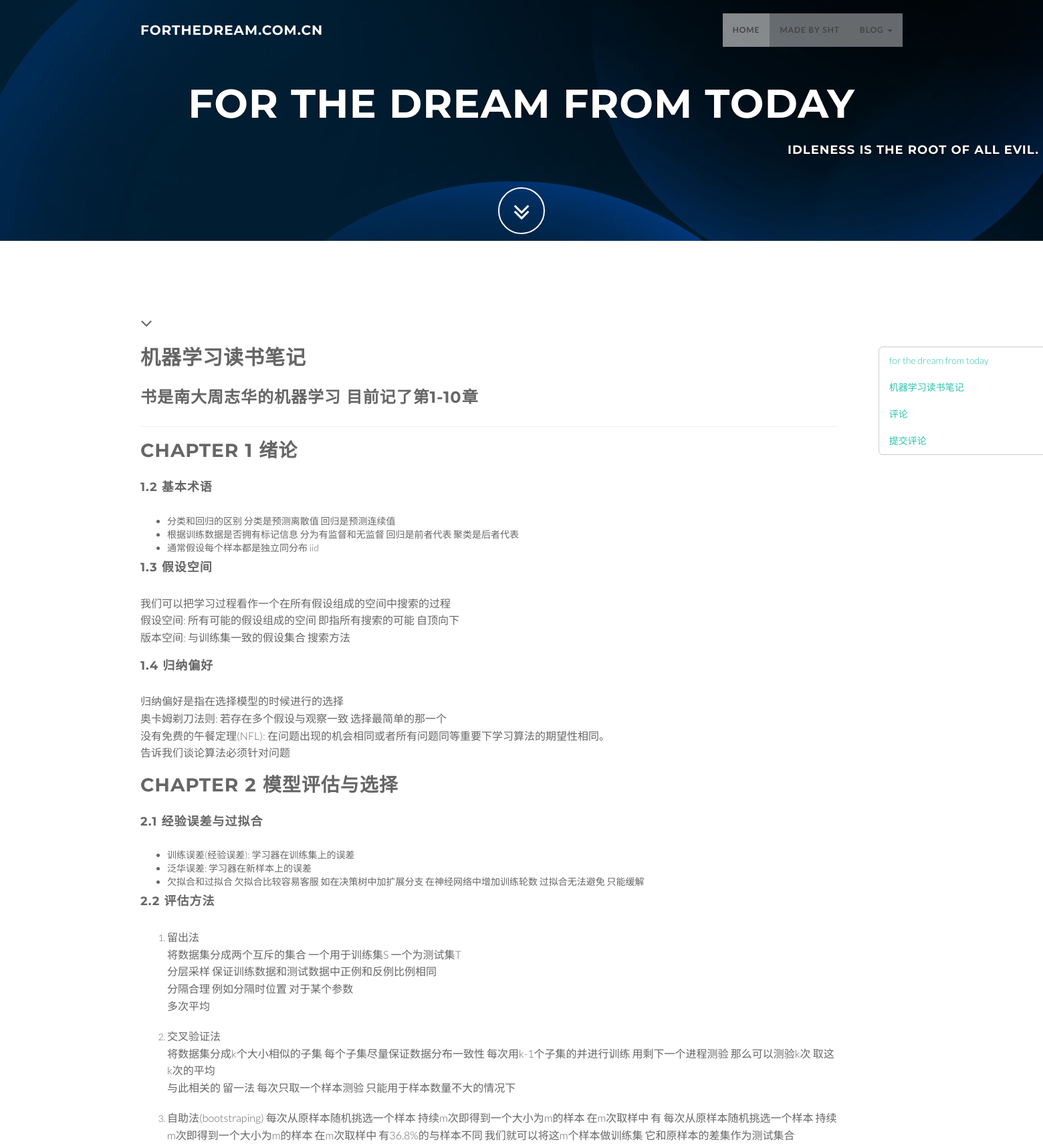
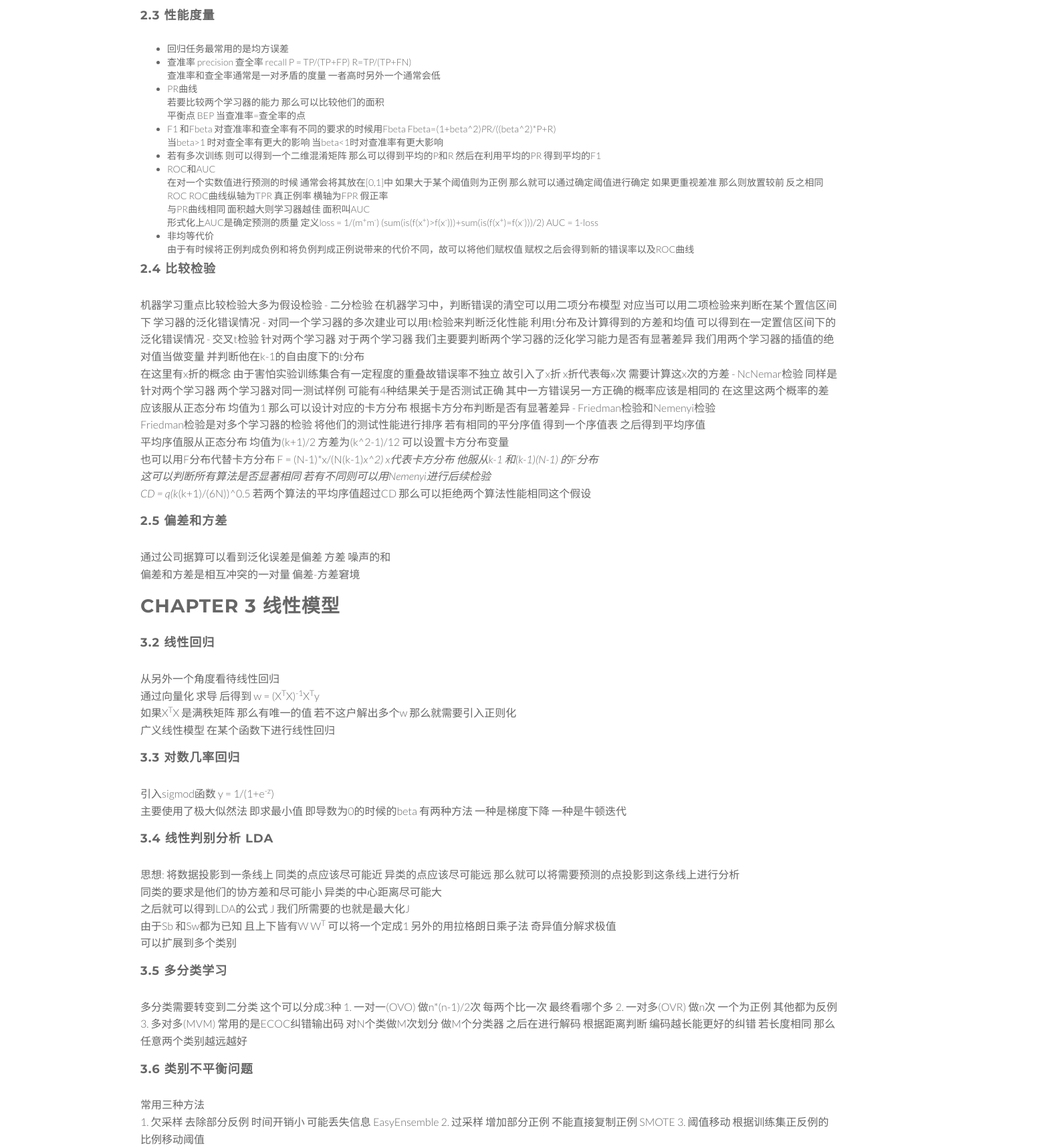
/spec/17/ (upper part), run on the app's committed database (2 pictures, top to bottom).
### blog/models.py (models this page shows, shortened)
class BlogsPost(models.Model):
    title = models.CharField(max_length = 150)
    abstract = models.TextField(default='')
    maintain = models.TextField()
    timestamp = models.DateTimeField(auto_now_add=True)
    class Meta:
        ordering=('-timestamp',)

### blog/views.py (the view)
# urls.py: url(r'^spec/(?P<bid>\d+)/$',blog_view.spec),
def spec(request,bid):
    blog_list = BlogsPost.objects.all()
    for item in blog_list:
        item.maintain = item.maintain[0:200]+'...'
    spec_blog = BlogsPost.objects.get(id=bid)
    spec_blog.maintain = markdown2.markdown(spec_blog.maintain)
    comment = Comment.objects.filter(blogId=bid)
    cmlen = len(comment)
    return render_to_response('spec.html',{'spec':spec_blog,'blog_list':blog_list,'bid':bid,'comment':comment,'cmlen':cmlen})

### blog/templates/spec.html (shortened to what this page needs)
<!DOCTYPE html>
<html lang="zh-CN">
  <head>
    <link href="/static/css/bootstrap.min.css" rel="stylesheet" type="text/css">
    <link href="/static/font-awesome/css/font-awesome.min.css" rel="stylesheet" type="text/css">
    <link href="/static/css/animate.css" rel="stylesheet" />
    <link href="/static/css/style.css" rel="stylesheet" type="text/css">
    <link href="/static/color/default.css" rel="stylesheet" type=”text/css">
    <link type="text/css" rel="stylesheet" href="/static/css/jquery.tocify.css" />
  </head>
  <body id="page-top" data-spy="scroll" data-target=".navbar-custom">
    <nav class="navbar navbar-custom navbar-fixed-top" role="navigation">
      <div class="container">
        <div class="navbar-header page-scroll">
          <a class="navbar-brand" href="/">
            <h1>forthedream.com.cn</h1>
          </a>
        </div>
        <div class="collapse navbar-collapse navbar-right navbar-main-collapse">
          <ul class="nav navbar-nav">
            <li class="active"><a href="/">Home</a></li>
            <li><a href="#contact">made by sht</a></li>
            <li class="dropdown">
              <a href="#" class="dropdown-toggle" data-toggle="dropdown">blog <b class="caret"></b></a>
            </li>
          </ul>
        </div>
      </div>
    </nav>
    <section id="spec" class="intro">
      <div class="slogan">
        <h2>for the dream <span class="text_color">from today</span> </h2>
        <div class="text-right">
          <h4>Idleness is the root of all evil. </h4>
        </div>
      </div>
      <div class="page-scroll">
        <a href="#maintain" class="btn btn-circle">
          <i class="fa fa-angle-double-down animated"></i>
        </a>
      </div>
    </section>
    <section id="maintain" class="home-section text-left">
      <div class="heading-about">
        <div class="container">
          <div class="row">
            <div class="col-lg-8">
              <div class="wow bounceInDown" data-wow-delay="0.4s">
                <div class="section-heading">
                  <i class="fa fa-2x fa-angle-down"></i>
                </div>
              </div>
            </div>
          </div>
        </div>
      </div>
      <div class="container">
        <div class="row">
          <div class="col-md-11">
            <div class="wow bounceInUp" data-wow-delay="0.2s">
              <h2>{{ spec.title }}</h2>
              <h3>{{ spec.abstract }}
            </div>
            <hr>
            <div class ="blog_maintain hero-unit">
              {% autoescape off %}
              {{ spec.maintain }}
              {% endautoescape %}
            </div>
          </div>
          <div class="col-md-1">
            <div id="toc">
            </div>
          </div>
        </div>
    </section>
  </body>
</html>

### static/css/style.css (style rules this page uses)
body { width: 100%; height: 100%; font-family: 'Lato',sans-serif; font-weight: 300; color: #666; background-color: #fff; }
html { width: 100%; height: 100%; }
h1, h2, h3, h4, h5, h6 { margin: 0 0 30px; text-transform: uppercase; font-family: Montserrat,sans-serif; font-weight: 700; letter-spacing: 1px; }
p { margin: 0 0 20px; font-size: 16px; line-height: 1.6em; }
a { color: #28c3ab; -webkit-transition: all .2s ease-in-out; -moz-transition: all .2s ease-in-out; transition: all .2s ease-in-out; }
.navbar { margin-bottom: 0; border-bottom: 1px solid rgba(255,255,255,.3); }
.navbar-brand { font-weight: 700; }
.navbar-brand { height: 40px; padding: 5px 15px; font-size: 18px; line-height: 1em; }
.navbar-brand h1 { color: #fff; font-size: 20px; line-height: 40px; }
.nav.navbar-nav { background-color: rgba(255,255,255,.4); }
.navbar-custom ul.nav li a { font-size: 12px; letter-spacing: 1px; color: #444; text-transform: uppercase; font-weight: 700; }
.navbar-custom .nav li a { -webkit-transition: background .3s ease-in-out; -moz-transition: background .3s ease-in-out; transition: background .3s ease-in-out; }
.navbar-custom .nav li a:hover, .navbar-custom .nav li a:focus, .navbar-custom .nav li.active { outline: 0; background-color: rgba(255,255,255,.2); }
.blog_maintain h1 { font-size: 28px; }
.blog_maintain h4 { font-size: 18px; }
hr { margin-top: 10px; }
.home-section { padding-top: 110px; padding-bottom: 110px; display:block; position:relative; z-index:120; }
.section-heading i { margin-bottom: 20px; }
.intro { width:100%; position:relative; background: url(../img/bg1.jpg) no-repeat top center; }
#spec { padding:8% 0 0 0 ; height:45% }
.intro .slogan { text-align: center; }
.intro .page-scroll { text-align: center; }
.intro .slogan h2 { color: #FFF; text-shadow: none; font-size: 60px; line-height: 60px; font-weight: 700; font-family: Montserrat, sans-serif; background-color: rgba(0, 0, 0, 0); text-decoration: none; text-transform: uppercase; border-width: 0px; border-color: #000; border-style: none; text-shadow: -1px 0 1px #000; }
.intro .slogan h4 { color: #fff; text-shadow: -1px 1px 1px #000; }
.btn { border-radius: 0; text-transform: uppercase; font-family: Montserrat,sans-serif; font-weight: 400; -webkit-transition: all .3s ease-in-out; -moz-transition: all .3s ease-in-out; transition: all .3s ease-in-out; }
.btn-circle { width: 70px; height: 70px; margin-top: 15px; padding: 7px 16px; border: 2px solid #fff; border-radius: 50%; font-size: 40px; color: #fff; background: 0 0; -webkit-transition: background .3s ease-in-out; -moz-transition: background .3s ease-in-out; transition: background .3s ease-in-out; }
.page-scroll .btn-circle i.animated { -webkit-transition-property: -webkit-transform; -webkit-transition-duration: 1s; -moz-transition-property: -moz-transform; -moz-transition-duration: 1s; }
@media (min-width:767px) { .navbar { padding: 20px 0; border-bottom: 0; letter-spacing: 1px; background: 0 0; -webkit-transition: background .5s ease-in-out,padding .5s ease-in-out; -moz-transition: background .5s ease-in-out,padding .5s ease-in-out; transition: background .5s ease-in-out,padding .5s ease-in-out; } }
@media (min-width:767px) { .intro { height: 70%; padding: 0; } }

### data on the page
BlogsPost: title "机器学习读书笔记", abstract "书是南大周志华的机器学习 目前记了第1-10章", maintain "CHAPTER 1 绪论 1.2 基本术语 分类和回归的区别 分类是预测离散值 回归是预测连续值 根据训练数据是否拥有标记信息 分为有监督和无监督 回归是前者代表 聚类是后者代表 通常假设每个样本都是独立同分布 iid 1.3 假设空间 我们可以把学习过程看作一个在所有假设组成的空间中搜索的过程 假设空间: 所有可能的假设组成的空间 即指所有搜索的可能 自顶向下 版本空间: 与训练集一致的假设集合 搜索方法 1.4 归纳偏好 归纳偏好是指在选择模型的时候进行的选择 奥卡姆剃刀法则: 若存在多个假设与观察一致 选择最简单的那一个 没有免费的午餐定理(NFL): 在问题出现的机会相同或者所有问题同等重要下学习算法的期望性相同。 告诉我们谈论算法必须针对问题 CHAPTER 2 模型评估与选择 2.1 经验误差与过拟合 训练误差(经验误差): 学习器在训练集上的误差 泛华误差: 学习器在新样本上的误差 欠拟合和过拟合 欠拟合比较容易客服 如在决策树中加扩展分支 在神经网络中增加训练轮数 过拟合无法避免 只能缓解 2.2 评估方法 留出法 将数据集分成两个互斥的集合 一个用于训练集S 一个为测试集T 分层采样 保证训练数据和测试数据中正例和反例比例相同 分隔合理 例如分隔时位置 对于某个参数 多次平均 交叉验证法 将数据集分成k个大小相似的子集 每个子集尽量保证数据分布一致性 每次用k-1个子集的并进行训练 用剩下一个进程测验 那么可以测验k次 取这k次的平均 与此相关的 留一法 每次只取一个样本测验 只能用于样本数量不大的情况下 自助法(bootstraping)…"
